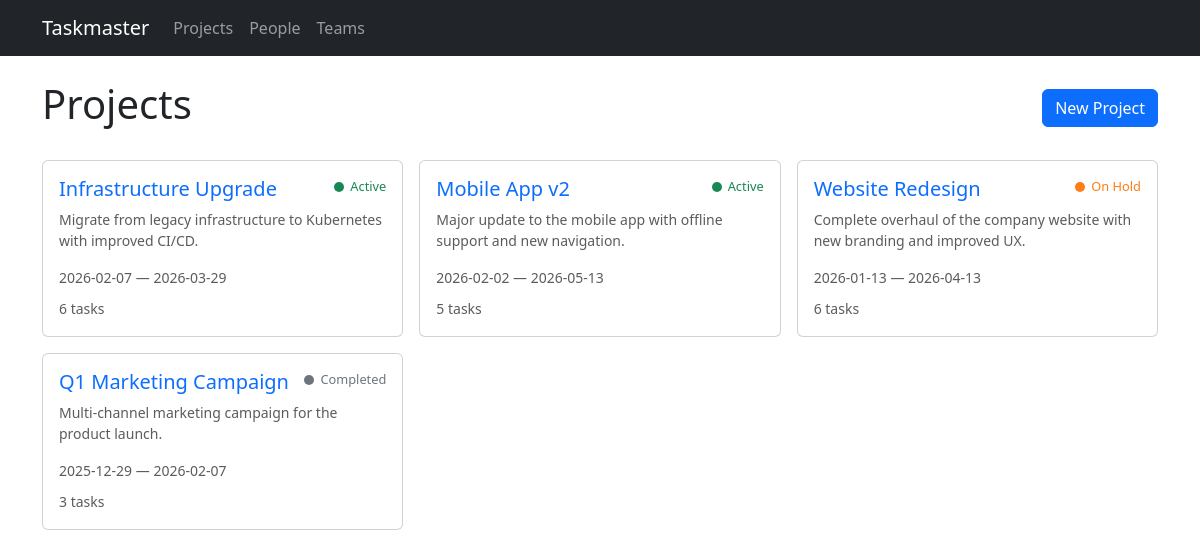
The app's page /projects with its own data.
### models.py (models this page shows)
class Project(db.Model):
    id = db.Column(db.Integer, primary_key=True)
    name = db.Column(db.String(200), nullable=False)
    description = db.Column(db.Text)
    start_date = db.Column(db.Date)
    end_date = db.Column(db.Date)
    status = db.Column(db.String(20), default='active')  # active, completed, on_hold
    tasks = db.relationship('Task', backref='project', lazy=True, cascade='all, delete-orphan')

### routes/projects.py (the view)
@bp.route('/projects')
def list_projects():
    projects = Project.query.order_by(Project.start_date.desc()).all()
    return render_template('projects/list.html', projects=projects)

### templates/projects/list.html (shortened to what this page needs)
{% extends "base.html" %}
{% block content %}
<div class="d-flex justify-content-between align-items-center mb-4">
    <h1>Projects</h1>
    <a href="{{ url_for('projects.new_project') }}" class="btn btn-primary">New Project</a>
</div>
{% if projects %}
<div class="row g-3">
    {% for project in projects %}
    <div class="col-md-6 col-lg-4">
        <div class="card card-hover h-100">
            <div class="card-body">
                <div class="d-flex justify-content-between align-items-start mb-2">
                    <h5 class="card-title mb-0">
                        <a href="{{ url_for('projects.detail', id=project.id) }}" class="text-decoration-none">
                            {{ project.name }}
                        </a>
                    </h5>
                    <span class="project-status status-{{ project.status }}">
                        <span class="status-dot"></span>{{ project.status | replace('_', ' ') | title }}
                    </span>
                </div>
                {% if project.description %}
                <p class="card-text text-muted small">{{ project.description[:120] }}{% if project.description|length > 120 %}...{% endif %}</p>
                {% endif %}
                <div class="small text-muted">
                    {% if project.start_date %}{{ project.start_date }}{% endif %}
                    {% if project.start_date and project.end_date %} &mdash; {% endif %}
                    {% if project.end_date %}{{ project.end_date }}{% endif %}
                </div>
                <div class="mt-2">
                    <span class="text-muted small">{{ project.tasks|length }} tasks</span>
                </div>
            </div>
        </div>
    </div>
    {% endfor %}
</div>
{% else %}
<div class="text-center py-5">
    <p class="text-muted">No projects yet.</p>
    <a href="{{ url_for('projects.new_project') }}" class="btn btn-primary">Create your first project</a>
</div>
{% endif %}
{% endblock %}

### static/style.css (style rules this page uses)
.project-status { display: inline-flex; align-items: center; gap: 6px; font-size: 0.8rem; font-weight: 500; }
.project-status .status-dot { width: 10px; height: 10px; border-radius: 50%; display: inline-block; }
.project-status.status-active .status-dot { background-color: #198754; }
.project-status.status-active { color: #198754; }
.project-status.status-completed .status-dot { background-color: #6c757d; }
.project-status.status-completed { color: #6c757d; }
.project-status.status-on_hold .status-dot { background-color: #fd7e14; }
.project-status.status-on_hold { color: #fd7e14; }

### records on screen
Project: name "Infrastructure Upgrade", status "Active", description "Migrate from legacy infrastructure to Kubernetes with improved CI/CD.", start_date "2026-02-07", end_date "2026-03-29", tasks|length "6"
Project: name "Mobile App v2", status "Active", description "Major update to the mobile app with offline support and new navigation.", start_date "2026-02-02", end_date "2026-05-13", tasks|length "5"
Project: name "Website Redesign", status "On Hold", description "Complete overhaul of the company website with new branding and improved UX.", start_date "2026-01-13", end_date "2026-04-13", tasks|length "6"
Project: name "Q1 Marketing Campaign", status "Completed", description "Multi-channel marketing campaign for the product launch.", start_date "2025-12-29", end_date "2026-02-07", tasks|length "3"
